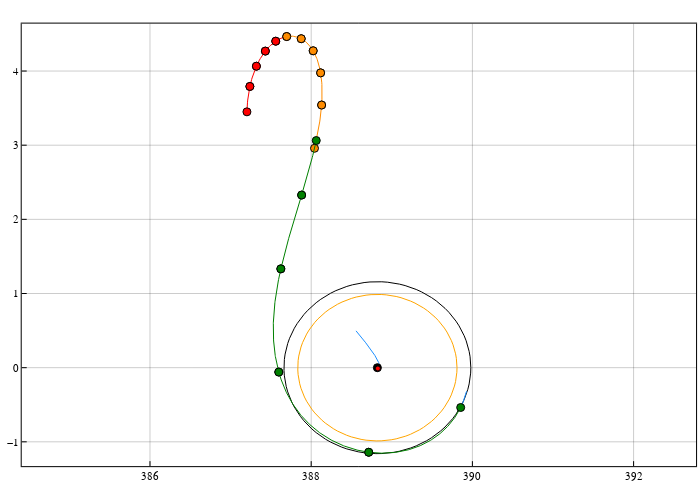

The notebook cell saved with this chart:
### Code cell
arcs_color = Dict(
    "leo_arc" => :navy, 
    "mid_bck_arc" => :red1, 
    "mid_fwd_arc" => :darkorange, 
    "lpo_arc" => :green
)

pcart = plot(
    size=(700,500), frame_style=:box, aspect_ratio=:equal, grid=0.4, legend=false
)
plot!(pcart, earth[1,:], earth[2,:], c=:green, lw=1.0, label="earth")
plot!(pcart, earth_ub[1,:], earth_ub[2,:], c=:black, lw=1.0, label="earth")
plot!(pcart, earth_lb[1,:], earth_lb[2,:], c=:black, lw=1.0, label="earth")

plot!(pcart, moon[1,:], moon[2,:], c=:orange, lw=1.0, label="moon")
plot!(pcart, moon_soi_outer[1,:], moon_soi_outer[2,:], c=:black, lw=1.0, label="moon_soi_outer")

# plot!(hcat(sol_.u...)[1,:], hcat(sol_.u...)[2,:], color=:black, label="backward(from LLO):0.001", set_aspect=:equal, size=(700,700))


# ballistic legs
for sol_ballistic in sols_ballistic
    plot!(pcart, hcat(sol_ballistic.u...)[1,:], hcat(sol_ballistic.u...)[2,:], c=:dodgerblue, label=false)
end

# trajectory
# for i = 1:length(sol_param_list)
#     sol, _, name = sol_param_list[i]
#     #if name == "mid_bck_arc" || name == "mid_fwd_arc" || name == "lpo_arc"
#     plot!(pcart, sol[1,:], sol[2,:], 
#         linewidth=1.5, label="$name", c=arcs_color[name])
#     #end
# end

# trajectory
# starting from 2, excluding the first LEO arc now...
for i = n_arc+1:length(sol_param_list)
    sol, _, name = sol_param_list[i]
    #if name == "mid_bck_arc" || name == "mid_fwd_arc" || name == "lpo_arc"
    plot!(pcart, sol[1,:], sol[2,:], 
        label="$name", c=arcs_color[name])
    scatter!(pcart, [sol[1,1],sol[1,end]], [sol[2,1],sol[2,end]], 
        label=false, c=arcs_color[name], marker=:circle)
    #end
end

# control node
# scatter!(pcart, [x_mid[1]], [x_mid[2]], marker=:circle, color=:black, label="MP")
scatter!(pcart, [param3b.as], [0.0], marker=:circle, color=:black)

# plot the earth when the initial guess is terminated 
θm0 = π - (θsf - param3b.oms * tof)
e0x = param3b.as - param3b.mu2*cos(θm0)
e0y = - param3b.mu2 * sin(θm0)
earth0 = plot_circle(6375/param3b.lstar, e0x, e0y)

plot!(pcart, earth0[1,:], earth0[2,:], c=:red, lw=1.0, label="earth")
scatter!(pcart, [e0x], [e0y], color=:red, markersize=2.5)


pcart

### Figure 1 — Plotly figure (JSON) as saved in the notebook; plotly's stock layout.template omitted (floating-point values rounded to 4 significant figures; data arrays with more than 128 entries replaced by an {"elided": "..."} marker saying what was removed)
{"data": [{"colorbar": {"len": 0.962, "title": "", "x": 0.9944, "y": 0.5111}, "legendgroup": "earth", "line": {"color": "rgba(0, 128, 0, 1.000)", "dash": "solid", "shape": "linear", "width": 1}, "mode": "lines", "name": "earth", "showlegend": true, "type": "scatter", "x": [388.8, 388.8, 388.8, 388.8, 388.8, 388.8, 388.8, 388.8, 388.8, 388.8, 388.8, 388.8, 388.8, 388.8, 388.8, 388.8, 388.8, 388.8, 388.8, 388.8, 388.8, 388.8, 388.8, 388.8, 388.8, 388.8, 388.8, 388.8, 388.8, 388.8, 388.8, 388.8, 388.8, 388.8, 388.8, 388.8, 388.8, 388.8, 388.8, 388.8, 388.8, 388.8, 388.8, 388.8, 388.8, 388.8, 388.8, 388.8, 388.8, 388.8, 388.8, 388.8, 388.8, 388.8, 388.8, 388.8, 388.8, 388.8, 388.8, 388.8, 388.8, 388.8, 388.8, 388.8, 388.8, 388.8, 388.8, 388.8, 388.8, 388.8, 388.8, 388.8, 388.8, 388.8, 388.8, 388.8, 388.8, 388.8, 388.8, 388.8, 388.8, 388.8, 388.8, 388.8, 388.8, 388.8, 388.8, 388.8, 388.8, 388.8, 388.8, 388.8, 388.8, 388.8, 388.8, 388.8, 388.8, 388.8, 388.8, 388.8], "xaxis": "x", "y": [0, 0.0007706, 0.001538, 0.0023, 0.003052, 0.003791, 0.004516, 0.005222, 0.005908, 0.006569, 0.007204, 0.00781, 0.008385, 0.008926, 0.009431, 0.009898, 0.01032, 0.01071, 0.01105, 0.01135, 0.0116, 0.01181, 0.01197, 0.01208, 0.01214, 0.01215, 0.01211, 0.01203, 0.01189, 0.01171, 0.01148, 0.01121, 0.01089, 0.01052, 0.01012, 0.009669, 0.009183, 0.00866, 0.008102, 0.007511, 0.00689, 0.006241, 0.005568, 0.004872, 0.004156, 0.003423, 0.002677, 0.00192, 0.001155, 0.0003855, -0.0003855, -0.001155, -0.00192, -0.002677, -0.003423, -0.004156, -0.004872, -0.005568, -0.006241, -0.00689, -0.007511, -0.008102, -0.00866, -0.009183, -0.009669, -0.01012, -0.01052, -0.01089, -0.01121, -0.01148, -0.01171, -0.01189, -0.01203, -0.01211, -0.01215, -0.01214, -0.01208, -0.01197, -0.01181, -0.0116, -0.01135, -0.01105, -0.01071, -0.01032, -0.009898, -0.009431, -0.008926, -0.008385, -0.00781, -0.007204, -0.006569, -0.005908, -0.005222, -0.004516, -0.003791, -0.003052, -0.0023, -0.001538, -0.0007706, -2.976e-18], "yaxis": "y", "zmax": null, "zmin": null}, {"colorbar": {"len": 0.962, "title": "", "x": 0.9944, "y": 0.5111}, "legendgroup": "earth", "line": {"color": "rgba(0, 0, 0, 1.000)", "dash": "solid", "shape": "linear", "width": 1}, "mode": "lines", "name": "earth", "showlegend": true, "type": "scatter", "x": [388.8, 388.8, 388.8, 388.8, 388.8, 388.8, 388.8, 388.8, 388.8, 388.8, 388.8, 388.8, 388.8, 388.8, 388.8, 388.8, 388.8, 388.8, 388.8, 388.8, 388.8, 388.8, 388.8, 388.8, 388.8, 388.8, 388.8, 388.8, 388.8, 388.8, 388.8, 388.8, 388.8, 388.8, 388.8, 388.8, 388.8, 388.8, 388.8, 388.8, 388.8, 388.8, 388.8, 388.8, 388.8, 388.8, 388.8, 388.8, 388.8, 388.8, 388.8, 388.8, 388.8, 388.8, 388.8, 388.8, 388.8, 388.8, 388.8, 388.8, 388.8, 388.8, 388.8, 388.8, 388.8, 388.8, 388.8, 388.8, 388.8, 388.8, 388.8, 388.8, 388.8, 388.8, 388.8, 388.8, 388.8, 388.8, 388.8, 388.8, 388.8, 388.8, 388.8, 388.8, 388.8, 388.8, 388.8, 388.8, 388.8, 388.8, 388.8, 388.8, 388.8, 388.8, 388.8, 388.8, 388.8, 388.8, 388.8, 388.8], "xaxis": "x", "y": [0, 0.001822, 0.003636, 0.005435, 0.007213, 0.008962, 0.01067, 0.01234, 0.01396, 0.01553, 0.01703, 0.01846, 0.01982, 0.0211, 0.02229, 0.02339, 0.0244, 0.02532, 0.02612, 0.02683, 0.02742, 0.02791, 0.02828, 0.02854, 0.02869, 0.02872, 0.02863, 0.02843, 0.02811, 0.02768, 0.02714, 0.02649, 0.02573, 0.02487, 0.02391, 0.02285, 0.02171, 0.02047, 0.01915, 0.01775, 0.01629, 0.01475, 0.01316, 0.01151, 0.009823, 0.008091, 0.006327, 0.004538, 0.00273, 0.0009112, -0.0009112, -0.00273, -0.004538, -0.006327, -0.008091, -0.009823, -0.01151, -0.01316, -0.01475, -0.01629, -0.01775, -0.01915, -0.02047, -0.02171, -0.02285, -0.02391, -0.02487, -0.02573, -0.02649, -0.02714, -0.02768, -0.02811, -0.02843, -0.02863, -0.02872, -0.02869, -0.02854, -0.02828, -0.02791, -0.02742, -0.02683, -0.02612, -0.02532, -0.0244, -0.02339, -0.02229, -0.0211, -0.01982, -0.01846, -0.01703, -0.01553, -0.01396, -0.01234, -0.01067, -0.008962, -0.007213, -0.005435, -0.003636, -0.001822, -7.034e-18], "yaxis": "y", "zmax": null, "zmin": null}, {"colorbar": {"len": 0.962, "title": "", "x": 0.9944, "y": 0.5111}, "legendgroup": "earth", "line": {"color": "rgba(0, 0, 0, 1.000)", "dash": "solid", "shape": "linear", "width": 1}, "mode": "lines", "name": "earth", "showlegend": true, "type": "scatter", "x": [388.8, 388.8, 388.8, 388.8, 388.8, 388.8, 388.8, 388.8, 388.8, 388.8, 388.8, 388.8, 388.8, 388.8, 388.8, 388.8, 388.8, 388.8, 388.8, 388.8, 388.8, 388.8, 388.8, 388.8, 388.8, 388.8, 388.8, 388.8, 388.8, 388.8, 388.8, 388.8, 388.8, 388.8, 388.8, 388.8, 388.8, 388.8, 388.8, 388.8, 388.8, 388.8, 388.8, 388.8, 388.8, 388.8, 388.8, 388.8, 388.8, 388.8, 388.8, 388.8, 388.8, 388.8, 388.8, 388.8, 388.8, 388.8, 388.8, 388.8, 388.8, 388.8, 388.8, 388.8, 388.8, 388.8, 388.8, 388.8, 388.8, 388.8, 388.8, 388.8, 388.8, 388.8, 388.8, 388.8, 388.8, 388.8, 388.8, 388.8, 388.8, 388.8, 388.8, 388.8, 388.8, 388.8, 388.8, 388.8, 388.8, 388.8, 388.8, 388.8, 388.8, 388.8, 388.8, 388.8, 388.8, 388.8, 388.8, 388.8], "xaxis": "x", "y": [0, -0.0002803, -0.0005594, -0.0008362, -0.00111, -0.001379, -0.001642, -0.001899, -0.002148, -0.002389, -0.00262, -0.00284, -0.003049, -0.003246, -0.00343, -0.003599, -0.003755, -0.003895, -0.004019, -0.004128, -0.004219, -0.004294, -0.004352, -0.004391, -0.004414, -0.004418, -0.004405, -0.004374, -0.004325, -0.004259, -0.004176, -0.004076, -0.003959, -0.003827, -0.003679, -0.003516, -0.003339, -0.003149, -0.002946, -0.002731, -0.002506, -0.00227, -0.002025, -0.001772, -0.001511, -0.001245, -0.0009735, -0.0006982, -0.00042, -0.0001402, 0.0001402, 0.00042, 0.0006982, 0.0009735, 0.001245, 0.001511, 0.001772, 0.002025, 0.00227, 0.002506, 0.002731, 0.002946, 0.003149, 0.003339, 0.003516, 0.003679, 0.003827, 0.003959, 0.004076, 0.004176, 0.004259, 0.004325, 0.004374, 0.004405, 0.004418, 0.004414, 0.004391, 0.004352, 0.004294, 0.004219, 0.004128, 0.004019, 0.003895, 0.003755, 0.003599, 0.00343, 0.003246, 0.003049, 0.00284, 0.00262, 0.002389, 0.002148, 0.001899, 0.001642, 0.001379, 0.00111, 0.0008362, 0.0005594, 0.0002803, 1.082e-18], "yaxis": "y", "zmax": null, "zmin": null}, {"colorbar": {"len": 0.962, "title": "", "x": 0.9944, "y": 0.5111}, "legendgroup": "moon", "line": {"color": "rgba(255, 165, 0, 1.000)", "dash": "solid", "shape": "linear", "width": 1}, "mode": "lines", "name": "moon", "showlegend": true, "type": "scatter", "x": [389.8, 389.8, 389.8, 389.8, 389.8, 389.8, 389.7, 389.7, 389.7, 389.7, 389.6, 389.6, 389.5, 389.5, 389.4, 389.4, 389.3, 389.3, 389.2, 389.2, 389.1, 389.1, 389.0, 388.9, 388.9, 388.8, 388.7, 388.7, 388.6, 388.6, 388.5, 388.4, 388.4, 388.3, 388.3, 388.2, 388.2, 388.1, 388.1, 388.0, 388.0, 388.0, 387.9, 387.9, 387.9, 387.9, 387.9, 387.8, 387.8, 387.8, 387.8, 387.8, 387.8, 387.9, 387.9, 387.9, 387.9, 387.9, 388.0, 388.0, 388.0, 388.1, 388.1, 388.2, 388.2, 388.3, 388.3, 388.4, 388.4, 388.5, 388.6, 388.6, 388.7, 388.7, 388.8, 388.9, 388.9, 389.0, 389.1, 389.1, 389.2, 389.2, 389.3, 389.3, 389.4, 389.4, 389.5, 389.5, 389.6, 389.6, 389.7, 389.7, 389.7, 389.7, 389.8, 389.8, 389.8, 389.8, 389.8, 389.8], "xaxis": "x", "y": [0, 0.06265, 0.1251, 0.187, 0.2481, 0.3082, 0.3671, 0.4246, 0.4803, 0.5341, 0.5857, 0.635, 0.6817, 0.7257, 0.7667, 0.8047, 0.8394, 0.8707, 0.8986, 0.9228, 0.9433, 0.96, 0.9728, 0.9818, 0.9867, 0.9877, 0.9847, 0.9778, 0.9669, 0.9521, 0.9335, 0.9111, 0.8851, 0.8555, 0.8225, 0.7861, 0.7466, 0.704, 0.6587, 0.6106, 0.5602, 0.5074, 0.4527, 0.3961, 0.3379, 0.2783, 0.2176, 0.1561, 0.0939, 0.03134, -0.03134, -0.0939, -0.1561, -0.2176, -0.2783, -0.3379, -0.3961, -0.4527, -0.5074, -0.5602, -0.6106, -0.6587, -0.704, -0.7466, -0.7861, -0.8225, -0.8555, -0.8851, -0.9111, -0.9335, -0.9521, -0.9669, -0.9778, -0.9847, -0.9877, -0.9867, -0.9818, -0.9728, -0.96, -0.9433, -0.9228, -0.8986, -0.8707, -0.8394, -0.8047, -0.7667, -0.7257, -0.6817, -0.635, -0.5857, -0.5341, -0.4803, -0.4246, -0.3671, -0.3082, -0.2481, -0.187, -0.1251, -0.06265, -2.42e-16], "yaxis": "y", "zmax": null, "zmin": null}, {"colorbar": {"len": 0.962, "title": "", "x": 0.9944, "y": 0.5111}, "legendgroup": "moon_soi_outer", "line": {"color": "rgba(0, 0, 0, 1.000)", "dash": "solid", "shape": "linear", "width": 1}, "mode": "lines", "name": "moon_soi_outer", "showlegend": true, "type": "scatter", "x": [390.0, 390.0, 390.0, 390.0, 389.9, 389.9, 389.9, 389.9, 389.8, 389.8, 389.8, 389.7, 389.7, 389.6, 389.6, 389.5, 389.4, 389.4, 389.3, 389.2, 389.2, 389.1, 389.0, 388.9, 388.9, 388.8, 388.7, 388.7, 388.6, 388.5, 388.4, 388.4, 388.3, 388.2, 388.2, 388.1, 388.1, 388.0, 388.0, 387.9, 387.9, 387.8, 387.8, 387.8, 387.7, 387.7, 387.7, 387.7, 387.7, 387.7, 387.7, 387.7, 387.7, 387.7, 387.7, 387.7, 387.8, 387.8, 387.8, 387.9, 387.9, 388.0, 388.0, 388.1, 388.1, 388.2, 388.2, 388.3, 388.4, 388.4, 388.5, 388.6, 388.7, 388.7, 388.8, 388.9, 388.9, 389.0, 389.1, 389.2, 389.2, 389.3, 389.4, 389.4, 389.5, 389.6, 389.6, 389.7, 389.7, 389.8, 389.8, 389.8, 389.9, 389.9, 389.9, 389.9, 390.0, 390.0, 390.0, 390.0], "xaxis": "x", "y": [0, 0.07353, 0.1468, 0.2194, 0.2912, 0.3618, 0.4309, 0.4983, 0.5637, 0.6268, 0.6874, 0.7452, 0.8001, 0.8517, 0.8999, 0.9444, 0.9852, 1.022, 1.055, 1.083, 1.107, 1.127, 1.142, 1.152, 1.158, 1.159, 1.156, 1.148, 1.135, 1.117, 1.096, 1.069, 1.039, 1.004, 0.9653, 0.9226, 0.8762, 0.8263, 0.773, 0.7167, 0.6574, 0.5956, 0.5313, 0.4648, 0.3965, 0.3266, 0.2554, 0.1832, 0.1102, 0.03679, -0.03679, -0.1102, -0.1832, -0.2554, -0.3266, -0.3965, -0.4648, -0.5313, -0.5956, -0.6574, -0.7167, -0.773, -0.8263, -0.8762, -0.9226, -0.9653, -1.004, -1.039, -1.069, -1.096, -1.117, -1.135, -1.148, -1.156, -1.159, -1.158, -1.152, -1.142, -1.127, -1.107, -1.083, -1.055, -1.022, -0.9852, -0.9444, -0.8999, -0.8517, -0.8001, -0.7452, -0.6874, -0.6268, -0.5637, -0.4983, -0.4309, -0.3618, -0.2912, -0.2194, -0.1468, -0.07353, -2.84e-16], "yaxis": "y", "zmax": null, "zmin": null}, {"colorbar": {"len": 0.962, "title": "", "x": 0.9944, "y": 0.5111}, "legendgroup": "", "line": {"color": "rgba(30, 144, 255, 1.000)", "dash": "solid", "shape": "linear", "width": 1}, "mode": "lines", "name": "", "showlegend": false, "type": "scatter", "x": {"elided": "231 float values"}, "xaxis": "x", "y": {"elided": "231 float values"}, "yaxis": "y", "zmax": null, "zmin": null}, {"colorbar": {"len": 0.962, "title": "", "x": 0.9944, "y": 0.5111}, "legendgroup": "", "line": {"color": "rgba(30, 144, 255, 1.000)", "dash": "solid", "shape": "linear", "width": 1}, "mode": "lines", "name": "", "showlegend": false, "type": "scatter", "x": {"elided": "231 float values"}, "xaxis": "x", "y": {"elided": "231 float values"}, "yaxis": "y", "zmax": null, "zmin": null}, {"colorbar": {"len": 0.962, "title": "", "x": 0.9944, "y": 0.5111}, "legendgroup": "mid_bck_arc", "line": {"color": "rgba(255, 0, 0, 1.000)", "dash": "solid", "shape": "linear", "width": 1}, "mode": "lines", "name": "mid_bck_arc", "showlegend": true, "type": "scatter", "x": [387.7, 387.7, 387.7, 387.7, 387.7, 387.7, 387.7, 387.7, 387.6, 387.6, 387.6, 387.6, 387.6, 387.6, 387.6, 387.6], "xaxis": "x", "y": [4.465, 4.465, 4.465, 4.464, 4.463, 4.461, 4.459, 4.456, 4.452, 4.447, 4.442, 4.436, 4.429, 4.421, 4.412, 4.402], "yaxis": "y", "zmax": null, "zmin": null}, {"colorbar": {"len": 0.962, "title": "", "x": 0.9944, "y": 0.5111}, "legendgroup": "", "marker": {"color": "rgba(255, 0, 0, 1.000)", "line": {"color": "rgba(0, 0, 0, 1.000)", "width": 1}, "size": 8, "symbol": "circle"}, "mode": "markers", "name": "", "showlegend": false, "type": "scatter", "x": [387.7, 387.6], "xaxis": "x", "y": [4.465, 4.402], "yaxis": "y", "zmax": null, "zmin": null}, {"colorbar": {"len": 0.962, "title": "", "x": 0.9944, "y": 0.5111}, "legendgroup": "mid_bck_arc", "line": {"color": "rgba(255, 0, 0, 1.000)", "dash": "solid", "shape": "linear", "width": 1}, "mode": "lines", "name": "mid_bck_arc", "showlegend": true, "type": "scatter", "x": [387.6, 387.6, 387.6, 387.6, 387.5, 387.5, 387.5, 387.5, 387.5, 387.5, 387.5, 387.5, 387.5, 387.5, 387.4, 387.4, 387.4], "xaxis": "x", "y": [4.402, 4.402, 4.401, 4.398, 4.394, 4.388, 4.382, 4.374, 4.366, 4.356, 4.344, 4.332, 4.319, 4.304, 4.289, 4.272, 4.269], "yaxis": "y", "zmax": null, "zmin": null}, {"colorbar": {"len": 0.962, "title": "", "x": 0.9944, "y": 0.5111}, "legendgroup": "", "marker": {"color": "rgba(255, 0, 0, 1.000)", "line": {"color": "rgba(0, 0, 0, 1.000)", "width": 1}, "size": 8, "symbol": "circle"}, "mode": "markers", "name": "", "showlegend": false, "type": "scatter", "x": [387.6, 387.4], "xaxis": "x", "y": [4.402, 4.269], "yaxis": "y", "zmax": null, "zmin": null}, {"colorbar": {"len": 0.962, "title": "", "x": 0.9944, "y": 0.5111}, "legendgroup": "mid_bck_arc", "line": {"color": "rgba(255, 0, 0, 1.000)", "dash": "solid", "shape": "linear", "width": 1}, "mode": "lines", "name": "mid_bck_arc", "showlegend": true, "type": "scatter", "x": [387.4, 387.4, 387.4, 387.4, 387.4, 387.4, 387.4, 387.4, 387.4, 387.4, 387.4, 387.4, 387.3, 387.3, 387.3, 387.3], "xaxis": "x", "y": [4.269, 4.268, 4.266, 4.261, 4.254, 4.245, 4.234, 4.221, 4.206, 4.189, 4.17, 4.147, 4.124, 4.1, 4.076, 4.065], "yaxis": "y", "zmax": null, "zmin": null}, {"colorbar": {"len": 0.962, "title": "", "x": 0.9944, "y": 0.5111}, "legendgroup": "", "marker": {"color": "rgba(255, 0, 0, 1.000)", "line": {"color": "rgba(0, 0, 0, 1.000)", "width": 1}, "size": 8, "symbol": "circle"}, "mode": "markers", "name": "", "showlegend": false, "type": "scatter", "x": [387.4, 387.3], "xaxis": "x", "y": [4.269, 4.065], "yaxis": "y", "zmax": null, "zmin": null}, {"colorbar": {"len": 0.962, "title": "", "x": 0.9944, "y": 0.5111}, "legendgroup": "mid_bck_arc", "line": {"color": "rgba(255, 0, 0, 1.000)", "dash": "solid", "shape": "linear", "width": 1}, "mode": "lines", "name": "mid_bck_arc", "showlegend": true, "type": "scatter", "x": [387.3, 387.3, 387.3, 387.3, 387.3, 387.3, 387.3, 387.3, 387.3, 387.3, 387.3, 387.3, 387.3, 387.3, 387.3, 387.3, 387.3, 387.2, 387.2, 387.2], "xaxis": "x", "y": [4.065, 4.065, 4.062, 4.056, 4.048, 4.038, 4.026, 4.012, 3.997, 3.981, 3.964, 3.945, 3.926, 3.906, 3.886, 3.865, 3.843, 3.821, 3.798, 3.792], "yaxis": "y", "zmax": null, "zmin": null}, {"colorbar": {"len": 0.962, "title": "", "x": 0.9944, "y": 0.5111}, "legendgroup": "", "marker": {"color": "rgba(255, 0, 0, 1.000)", "line": {"color": "rgba(0, 0, 0, 1.000)", "width": 1}, "size": 8, "symbol": "circle"}, "mode": "markers", "name": "", "showlegend": false, "type": "scatter", "x": [387.3, 387.2], "xaxis": "x", "y": [4.065, 3.792], "yaxis": "y", "zmax": null, "zmin": null}, {"colorbar": {"len": 0.962, "title": "", "x": 0.9944, "y": 0.5111}, "legendgroup": "mid_bck_arc", "line": {"color": "rgba(255, 0, 0, 1.000)", "dash": "solid", "shape": "linear", "width": 1}, "mode": "lines", "name": "mid_bck_arc", "showlegend": true, "type": "scatter", "x": [387.2, 387.2, 387.2, 387.2, 387.2, 387.2, 387.2, 387.2, 387.2, 387.2, 387.2, 387.2, 387.2, 387.2, 387.2, 387.2, 387.2, 387.2, 387.2], "xaxis": "x", "y": [3.792, 3.791, 3.788, 3.78, 3.77, 3.758, 3.744, 3.727, 3.707, 3.686, 3.662, 3.636, 3.608, 3.58, 3.551, 3.521, 3.491, 3.46, 3.45], "yaxis": "y", "zmax": null, "zmin": null}, {"colorbar": {"len": 0.962, "title": "", "x": 0.9944, "y": 0.5111}, "legendgroup": "", "marker": {"color": "rgba(255, 0, 0, 1.000)", "line": {"color": "rgba(0, 0, 0, 1.000)", "width": 1}, "size": 8, "symbol": "circle"}, "mode": "markers", "name": "", "showlegend": false, "type": "scatter", "x": [387.2, 387.2], "xaxis": "x", "y": [3.792, 3.45], "yaxis": "y", "zmax": null, "zmin": null}, {"colorbar": {"len": 0.962, "title": "", "x": 0.9944, "y": 0.5111}, "legendgroup": "mid_fwd_arc", "line": {"color": "rgba(255, 140, 0, 1.000)", "dash": "solid", "shape": "linear", "width": 1}, "mode": "lines", "name": "mid_fwd_arc", "showlegend": true, "type": "scatter", "x": [387.7, 387.7, 387.7, 387.7, 387.7, 387.7, 387.7, 387.7, 387.7, 387.8, 387.8, 387.8, 387.8, 387.8, 387.8, 387.8, 387.8, 387.9, 387.9, 387.9], "xaxis": "x", "y": [4.465, 4.465, 4.466, 4.467, 4.468, 4.468, 4.469, 4.47, 4.471, 4.471, 4.47, 4.469, 4.467, 4.464, 4.461, 4.456, 4.451, 4.444, 4.436, 4.436], "yaxis": "y", "zmax": null, "zmin": null}, {"colorbar": {"len": 0.962, "title": "", "x": 0.9944, "y": 0.5111}, "legendgroup": "", "marker": {"color": "rgba(255, 140, 0, 1.000)", "line": {"color": "rgba(0, 0, 0, 1.000)", "width": 1}, "size": 8, "symbol": "circle"}, "mode": "markers", "name": "", "showlegend": false, "type": "scatter", "x": [387.7, 387.9], "xaxis": "x", "y": [4.465, 4.436], "yaxis": "y", "zmax": null, "zmin": null}, {"colorbar": {"len": 0.962, "title": "", "x": 0.9944, "y": 0.5111}, "legendgroup": "mid_fwd_arc", "line": {"color": "rgba(255, 140, 0, 1.000)", "dash": "solid", "shape": "linear", "width": 1}, "mode": "lines", "name": "mid_fwd_arc", "showlegend": true, "type": "scatter", "x": [387.9, 387.9, 387.9, 387.9, 387.9, 387.9, 387.9, 387.9, 387.9, 387.9, 387.9, 387.9, 388.0, 388.0, 388.0, 388.0, 388.0, 388.0, 388.0, 388.0, 388.0], "xaxis": "x", "y": [4.436, 4.436, 4.435, 4.433, 4.43, 4.426, 4.42, 4.414, 4.406, 4.398, 4.389, 4.379, 4.368, 4.357, 4.345, 4.332, 4.319, 4.306, 4.292, 4.278, 4.273], "yaxis": "y", "zmax": null, "zmin": null}, {"colorbar": {"len": 0.962, "title": "", "x": 0.9944, "y": 0.5111}, "legendgroup": "", "marker": {"color": "rgba(255, 140, 0, 1.000)", "line": {"color": "rgba(0, 0, 0, 1.000)", "width": 1}, "size": 8, "symbol": "circle"}, "mode": "markers", "name": "", "showlegend": false, "type": "scatter", "x": [387.9, 388.0], "xaxis": "x", "y": [4.436, 4.273], "yaxis": "y", "zmax": null, "zmin": null}, {"colorbar": {"len": 0.962, "title": "", "x": 0.9944, "y": 0.5111}, "legendgroup": "mid_fwd_arc", "line": {"color": "rgba(255, 140, 0, 1.000)", "dash": "solid", "shape": "linear", "width": 1}, "mode": "lines", "name": "mid_fwd_arc", "showlegend": true, "type": "scatter", "x": [388.0, 388.0, 388.0, 388.0, 388.0, 388.0, 388.0, 388.0, 388.0, 388.1, 388.1, 388.1, 388.1, 388.1, 388.1, 388.1, 388.1, 388.1, 388.1, 388.1, 388.1, 388.1, 388.1], "xaxis": "x", "y": [4.273, 4.272, 4.271, 4.266, 4.261, 4.254, 4.246, 4.237, 4.226, 4.214, 4.201, 4.186, 4.17, 4.153, 4.134, 4.114, 4.094, 4.072, 4.05, 4.028, 4.005, 3.981, 3.976], "yaxis": "y", "zmax": null, "zmin": null}, {"colorbar": {"len": 0.962, "title": "", "x": 0.9944, "y": 0.5111}, "legendgroup": "", "marker": {"color": "rgba(255, 140, 0, 1.000)", "line": {"color": "rgba(0, 0, 0, 1.000)", "width": 1}, "size": 8, "symbol": "circle"}, "mode": "markers", "name": "", "showlegend": false, "type": "scatter", "x": [388.0, 388.1], "xaxis": "x", "y": [4.273, 3.976], "yaxis": "y", "zmax": null, "zmin": null}, {"colorbar": {"len": 0.962, "title": "", "x": 0.9944, "y": 0.5111}, "legendgroup": "mid_fwd_arc", "line": {"color": "rgba(255, 140, 0, 1.000)", "dash": "solid", "shape": "linear", "width": 1}, "mode": "lines", "name": "mid_fwd_arc", "showlegend": true, "type": "scatter", "x": [388.1, 388.1, 388.1, 388.1, 388.1, 388.1, 388.1, 388.1, 388.1, 388.1, 388.1, 388.1, 388.1, 388.1, 388.1, 388.1, 388.1, 388.1, 388.1, 388.1, 388.1, 388.1, 388.1, 388.1], "xaxis": "x", "y": [3.976, 3.975, 3.972, 3.965, 3.956, 3.945, 3.932, 3.917, 3.901, 3.882, 3.862, 3.841, 3.818, 3.795, 3.77, 3.745, 3.719, 3.693, 3.666, 3.639, 3.612, 3.584, 3.556, 3.542], "yaxis": "y", "zmax": null, "zmin": null}, {"colorbar": {"len": 0.962, "title": "", "x": 0.9944, "y": 0.5111}, "legendgroup": "", "marker": {"color": "rgba(255, 140, 0, 1.000)", "line": {"color": "rgba(0, 0, 0, 1.000)", "width": 1}, "size": 8, "symbol": "circle"}, "mode": "markers", "name": "", "showlegend": false, "type": "scatter", "x": [388.1, 388.1], "xaxis": "x", "y": [3.976, 3.542], "yaxis": "y", "zmax": null, "zmin": null}, {"colorbar": {"len": 0.962, "title": "", "x": 0.9944, "y": 0.5111}, "legendgroup": "mid_fwd_arc", "line": {"color": "rgba(255, 140, 0, 1.000)", "dash": "solid", "shape": "linear", "width": 1}, "mode": "lines", "name": "mid_fwd_arc", "showlegend": true, "type": "scatter", "x": [388.1, 388.1, 388.1, 388.1, 388.1, 388.1, 388.1, 388.1, 388.1, 388.1, 388.1, 388.1, 388.1, 388.1, 388.1, 388.1, 388.1, 388.1, 388.1, 388.1, 388.1, 388.1, 388.1, 388.1, 388.1, 388.1, 388.0, 388.0], "xaxis": "x", "y": [3.542, 3.54, 3.537, 3.529, 3.518, 3.506, 3.49, 3.473, 3.455, 3.434, 3.412, 3.389, 3.365, 3.34, 3.314, 3.288, 3.261, 3.234, 3.206, 3.179, 3.151, 3.123, 3.095, 3.067, 3.038, 3.01, 2.982, 2.958], "yaxis": "y", "zmax": null, "zmin": null}, {"colorbar": {"len": 0.962, "title": "", "x": 0.9944, "y": 0.5111}, "legendgroup": "", "marker": {"color": "rgba(255, 140, 0, 1.000)", "line": {"color": "rgba(0, 0, 0, 1.000)", "width": 1}, "size": 8, "symbol": "circle"}, "mode": "markers", "name": "", "showlegend": false, "type": "scatter", "x": [388.1, 388.0], "xaxis": "x", "y": [3.542, 2.958], "yaxis": "y", "zmax": null, "zmin": null}, {"colorbar": {"len": 0.962, "title": "", "x": 0.9944, "y": 0.5111}, "legendgroup": "lpo_arc", "line": {"color": "rgba(0, 128, 0, 1.000)", "dash": "solid", "shape": "linear", "width": 1}, "mode": "lines", "name": "lpo_arc", "showlegend": true, "type": "scatter", "x": {"elided": "133 float values"}, "xaxis": "x", "y": {"elided": "133 float values"}, "yaxis": "y", "zmax": null, "zmin": null}, {"colorbar": {"len": 0.962, "title": "", "x": 0.9944, "y": 0.5111}, "legendgroup": "", "marker": {"color": "rgba(0, 128, 0, 1.000)", "line": {"color": "rgba(0, 0, 0, 1.000)", "width": 1}, "size": 8, "symbol": "circle"}, "mode": "markers", "name": "", "showlegend": false, "type": "scatter", "x": [389.9, 388.7], "xaxis": "x", "y": [-0.5373, -1.141], "yaxis": "y", "zmax": null, "zmin": null}, {"colorbar": {"len": 0.962, "title": "", "x": 0.9944, "y": 0.5111}, "legendgroup": "lpo_arc", "line": {"color": "rgba(0, 128, 0, 1.000)", "dash": "solid", "shape": "linear", "width": 1}, "mode": "lines", "name": "lpo_arc", "showlegend": true, "type": "scatter", "x": {"elided": "147 float values"}, "xaxis": "x", "y": {"elided": "147 float values"}, "yaxis": "y", "zmax": null, "zmin": null}, {"colorbar": {"len": 0.962, "title": "", "x": 0.9944, "y": 0.5111}, "legendgroup": "", "marker": {"color": "rgba(0, 128, 0, 1.000)", "line": {"color": "rgba(0, 0, 0, 1.000)", "width": 1}, "size": 8, "symbol": "circle"}, "mode": "markers", "name": "", "showlegend": false, "type": "scatter", "x": [388.7, 387.6], "xaxis": "x", "y": [-1.141, -0.05936], "yaxis": "y", "zmax": null, "zmin": null}, {"colorbar": {"len": 0.962, "title": "", "x": 0.9944, "y": 0.5111}, "legendgroup": "lpo_arc", "line": {"color": "rgba(0, 128, 0, 1.000)", "dash": "solid", "shape": "linear", "width": 1}, "mode": "lines", "name": "lpo_arc", "showlegend": true, "type": "scatter", "x": [387.6, 387.6, 387.6, 387.6, 387.6, 387.6, 387.6, 387.6, 387.6, 387.6, 387.6, 387.6, 387.6, 387.6, 387.6, 387.6, 387.6, 387.6, 387.6, 387.6, 387.6, 387.6, 387.6, 387.6, 387.5, 387.5, 387.5, 387.5, 387.5, 387.5, 387.5, 387.5, 387.5, 387.5, 387.5, 387.5, 387.5, 387.5, 387.5, 387.5, 387.5, 387.5, 387.5, 387.5, 387.5, 387.5, 387.5, 387.5, 387.5, 387.5, 387.5, 387.5, 387.5, 387.5, 387.5, 387.5, 387.5, 387.5, 387.5, 387.5, 387.5, 387.5, 387.5, 387.5, 387.5, 387.5, 387.5, 387.5, 387.5, 387.5, 387.6, 387.6, 387.6, 387.6, 387.6, 387.6, 387.6, 387.6, 387.6, 387.6, 387.6, 387.6, 387.6, 387.6, 387.6, 387.6, 387.6, 387.6, 387.6, 387.6, 387.6, 387.6, 387.6, 387.6, 387.6], "xaxis": "x", "y": [-0.05936, -0.05733, -0.05355, -0.04865, -0.04272, -0.03572, -0.02782, -0.01903, -0.009518, 0.0006647, 0.01141, 0.02263, 0.03426, 0.04624, 0.0585, 0.07102, 0.08375, 0.09666, 0.1097, 0.1229, 0.1362, 0.1497, 0.1632, 0.1768, 0.1904, 0.2042, 0.218, 0.2319, 0.2458, 0.2598, 0.2739, 0.288, 0.3022, 0.3165, 0.3307, 0.3451, 0.3595, 0.374, 0.3885, 0.4031, 0.4177, 0.4324, 0.4471, 0.462, 0.4768, 0.4918, 0.5068, 0.5218, 0.537, 0.5522, 0.5674, 0.5828, 0.5983, 0.6139, 0.6295, 0.6453, 0.6611, 0.6771, 0.6931, 0.7093, 0.7256, 0.7419, 0.7584, 0.775, 0.7917, 0.8085, 0.8254, 0.8425, 0.8596, 0.8769, 0.8943, 0.9117, 0.9293, 0.9471, 0.9649, 0.9828, 1.001, 1.019, 1.037, 1.056, 1.074, 1.093, 1.112, 1.131, 1.149, 1.169, 1.188, 1.207, 1.227, 1.246, 1.266, 1.285, 1.305, 1.325, 1.332], "yaxis": "y", "zmax": null, "zmin": null}, {"colorbar": {"len": 0.962, "title": "", "x": 0.9944, "y": 0.5111}, "legendgroup": "", "marker": {"color": "rgba(0, 128, 0, 1.000)", "line": {"color": "rgba(0, 0, 0, 1.000)", "width": 1}, "size": 8, "symbol": "circle"}, "mode": "markers", "name": "", "showlegend": false, "type": "scatter", "x": [387.6, 387.6], "xaxis": "x", "y": [-0.05936, 1.332], "yaxis": "y", "zmax": null, "zmin": null}, {"colorbar": {"len": 0.962, "title": "", "x": 0.9944, "y": 0.5111}, "legendgroup": "lpo_arc", "line": {"color": "rgba(0, 128, 0, 1.000)", "dash": "solid", "shape": "linear", "width": 1}, "mode": "lines", "name": "lpo_arc", "showlegend": true, "type": "scatter", "x": [387.6, 387.6, 387.6, 387.6, 387.6, 387.6, 387.6, 387.6, 387.6, 387.6, 387.6, 387.6, 387.7, 387.7, 387.7, 387.7, 387.7, 387.7, 387.7, 387.7, 387.7, 387.7, 387.7, 387.7, 387.7, 387.7, 387.7, 387.7, 387.7, 387.7, 387.7, 387.8, 387.8, 387.8, 387.8, 387.8, 387.8, 387.8, 387.8, 387.8, 387.8, 387.8, 387.8, 387.8, 387.8, 387.8, 387.9, 387.9, 387.9, 387.9, 387.9, 387.9], "xaxis": "x", "y": [1.332, 1.334, 1.339, 1.346, 1.354, 1.365, 1.376, 1.39, 1.404, 1.42, 1.436, 1.454, 1.472, 1.491, 1.51, 1.529, 1.549, 1.57, 1.59, 1.611, 1.632, 1.653, 1.675, 1.696, 1.718, 1.74, 1.762, 1.784, 1.806, 1.828, 1.85, 1.873, 1.895, 1.918, 1.941, 1.964, 1.987, 2.01, 2.033, 2.056, 2.079, 2.103, 2.126, 2.15, 2.173, 2.197, 2.221, 2.245, 2.269, 2.293, 2.317, 2.327], "yaxis": "y", "zmax": null, "zmin": null}, {"colorbar": {"len": 0.962, "title": "", "x": 0.9944, "y": 0.5111}, "legendgroup": "", "marker": {"color": "rgba(0, 128, 0, 1.000)", "line": {"color": "rgba(0, 0, 0, 1.000)", "width": 1}, "size": 8, "symbol": "circle"}, "mode": "markers", "name": "", "showlegend": false, "type": "scatter", "x": [387.6, 387.9], "xaxis": "x", "y": [1.332, 2.327], "yaxis": "y", "zmax": null, "zmin": null}, {"colorbar": {"len": 0.962, "title": "", "x": 0.9944, "y": 0.5111}, "legendgroup": "lpo_arc", "line": {"color": "rgba(0, 128, 0, 1.000)", "dash": "solid", "shape": "linear", "width": 1}, "mode": "lines", "name": "lpo_arc", "showlegend": true, "type": "scatter", "x": [387.9, 387.9, 387.9, 387.9, 387.9, 387.9, 387.9, 387.9, 387.9, 387.9, 387.9, 387.9, 387.9, 387.9, 387.9, 387.9, 388.0, 388.0, 388.0, 388.0, 388.0, 388.0, 388.0, 388.0, 388.0, 388.0, 388.0, 388.0, 388.0, 388.0, 388.0, 388.0, 388.0, 388.1, 388.1, 388.1], "xaxis": "x", "y": [2.327, 2.329, 2.335, 2.343, 2.353, 2.366, 2.38, 2.396, 2.413, 2.432, 2.452, 2.473, 2.494, 2.517, 2.539, 2.563, 2.586, 2.611, 2.635, 2.659, 2.684, 2.709, 2.734, 2.759, 2.785, 2.81, 2.836, 2.861, 2.887, 2.913, 2.939, 2.965, 2.991, 3.017, 3.043, 3.063], "yaxis": "y", "zmax": null, "zmin": null}, {"colorbar": {"len": 0.962, "title": "", "x": 0.9944, "y": 0.5111}, "legendgroup": "", "marker": {"color": "rgba(0, 128, 0, 1.000)", "line": {"color": "rgba(0, 0, 0, 1.000)", "width": 1}, "size": 8, "symbol": "circle"}, "mode": "markers", "name": "", "showlegend": false, "type": "scatter", "x": [387.9, 388.1], "xaxis": "x", "y": [2.327, 3.063], "yaxis": "y", "zmax": null, "zmin": null}, {"colorbar": {"len": 0.962, "title": "", "x": 0.9944, "y": 0.5111}, "legendgroup": "y38", "marker": {"color": "rgba(0, 0, 0, 1.000)", "line": {"color": "rgba(0, 0, 0, 1.000)", "width": 1}, "size": 8, "symbol": "circle"}, "mode": "markers", "name": "y38", "showlegend": true, "type": "scatter", "x": [388.8], "xaxis": "x", "y": [0], "yaxis": "y", "zmax": null, "zmin": null}, {"colorbar": {"len": 0.962, "title": "", "x": 0.9944, "y": 0.5111}, "legendgroup": "earth", "line": {"color": "rgba(255, 0, 0, 1.000)", "dash": "solid", "shape": "linear", "width": 1}, "mode": "lines", "name": "earth", "showlegend": true, "type": "scatter", "x": [388.8, 388.8, 388.8, 388.8, 388.8, 388.8, 388.8, 388.8, 388.8, 388.8, 388.8, 388.8, 388.8, 388.8, 388.8, 388.8, 388.8, 388.8, 388.8, 388.8, 388.8, 388.8, 388.8, 388.8, 388.8, 388.8, 388.8, 388.8, 388.8, 388.8, 388.8, 388.8, 388.8, 388.8, 388.8, 388.8, 388.8, 388.8, 388.8, 388.8, 388.8, 388.8, 388.8, 388.8, 388.8, 388.8, 388.8, 388.8, 388.8, 388.8, 388.8, 388.8, 388.8, 388.8, 388.8, 388.8, 388.8, 388.8, 388.8, 388.8, 388.8, 388.8, 388.8, 388.8, 388.8, 388.8, 388.8, 388.8, 388.8, 388.8, 388.8, 388.8, 388.8, 388.8, 388.8, 388.8, 388.8, 388.8, 388.8, 388.8, 388.8, 388.8, 388.8, 388.8, 388.8, 388.8, 388.8, 388.8, 388.8, 388.8, 388.8, 388.8, 388.8, 388.8, 388.8, 388.8, 388.8, 388.8, 388.8, 388.8], "xaxis": "x", "y": [-0.01073, -0.00968, -0.008634, -0.007595, -0.00657, -0.005561, -0.004573, -0.00361, -0.002675, -0.001773, -0.000907, -8.055e-05, 0.000703, 0.001441, 0.002129, 0.002766, 0.003348, 0.003874, 0.004341, 0.004747, 0.005091, 0.005371, 0.005586, 0.005736, 0.005819, 0.005836, 0.005786, 0.00567, 0.005487, 0.005239, 0.004927, 0.004552, 0.004115, 0.003618, 0.003064, 0.002454, 0.001791, 0.001078, 0.0003168, -0.0004886, -0.001335, -0.00222, -0.003139, -0.004088, -0.005064, -0.006063, -0.007081, -0.008113, -0.009156, -0.01021, -0.01126, -0.01231, -0.01335, -0.01438, -0.0154, -0.0164, -0.01737, -0.01832, -0.01924, -0.02013, -0.02097, -0.02178, -0.02254, -0.02325, -0.02392, -0.02453, -0.02508, -0.02558, -0.02601, -0.02639, -0.0267, -0.02695, -0.02713, -0.02725, -0.0273, -0.02728, -0.0272, -0.02705, -0.02683, -0.02655, -0.02621, -0.0258, -0.02534, -0.02481, -0.02423, -0.02359, -0.0229, -0.02217, -0.02138, -0.02056, -0.01969, -0.01879, -0.01785, -0.01689, -0.0159, -0.01489, -0.01387, -0.01283, -0.01178, -0.01073], "yaxis": "y", "zmax": null, "zmin": null}, {"colorbar": {"len": 0.962, "title": "", "x": 0.9944, "y": 0.5111}, "legendgroup": "y40", "marker": {"color": "rgba(255, 0, 0, 1.000)", "line": {"color": "rgba(0, 0, 0, 1.000)", "width": 1}, "size": 5, "symbol": "circle"}, "mode": "markers", "name": "y40", "showlegend": true, "type": "scatter", "x": [388.8], "xaxis": "x", "y": [-0.01073], "yaxis": "y", "zmax": null, "zmin": null}], "layout": {"annotations": [], "height": 500, "margin": {"b": 20, "l": 0, "r": 0, "t": 20}, "paper_bgcolor": "rgba(255, 255, 255, 1.000)", "plot_bgcolor": "rgba(255, 255, 255, 1.000)", "showlegend": false, "width": 700, "xaxis": {"anchor": "y", "domain": [0.03102, 0.9944], "gridcolor": "rgba(0, 0, 0, 0.400)", "gridwidth": 0.5, "linecolor": "rgba(0, 0, 0, 1.000)", "mirror": true, "range": [384.4, 392.8], "showgrid": true, "showline": true, "showticklabels": true, "tickangle": 0, "tickcolor": "rgb(0, 0, 0)", "tickfont": {"color": "rgba(0, 0, 0, 1.000)", "family": "sans-serif", "size": 11}, "tickmode": "array", "ticks": "inside", "ticktext": ["386", "388", "390", "392"], "tickvals": [386, 388, 390, 392], "title": "", "titlefont": {"color": "rgba(0, 0, 0, 1.000)", "family": "sans-serif", "size": 15}, "type": "-", "visible": true, "zeroline": false, "zerolinecolor": "rgba(0, 0, 0, 1.000)"}, "yaxis": {"anchor": "x", "domain": [0.0301, 0.9921], "gridcolor": "rgba(0, 0, 0, 0.400)", "gridwidth": 0.5, "linecolor": "rgba(0, 0, 0, 1.000)", "mirror": true, "range": [-1.328, 4.64], "showgrid": true, "showline": true, "showticklabels": true, "tickangle": 0, "tickcolor": "rgb(0, 0, 0)", "tickfont": {"color": "rgba(0, 0, 0, 1.000)", "family": "sans-serif", "size": 11}, "tickmode": "array", "ticks": "inside", "ticktext": ["−1", "0", "1", "2", "3", "4"], "tickvals": [-1, 0, 1, 2, 3, 4], "title": "", "titlefont": {"color": "rgba(0, 0, 0, 1.000)", "family": "sans-serif", "size": 15}, "type": "-", "visible": true, "zeroline": false, "zerolinecolor": "rgba(0, 0, 0, 1.000)"}}}
